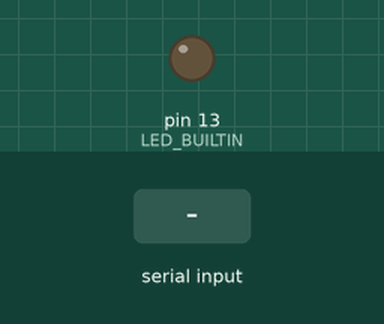
The sketch below on a simulated Arduino Uno, built with avr-gcc and run on an emulated ATmega328P. On the bench: output pins drawn as LEDs (lit = HIGH). The test bench sets the inputs (shaded band). What the sketch prints to the serial monitor is not drawn.

Above: at 1.2 s.
1.3 s: "1" received over Serial
At 2.2 s:
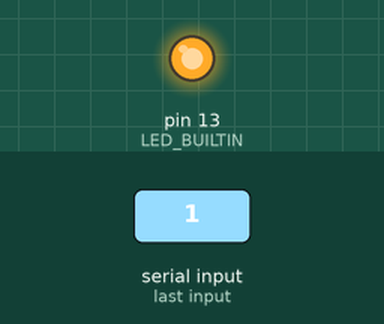
Timing chart, 0 to 4.3 s (numbered marks = the images above; inputs shaded):
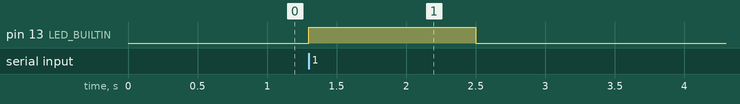

Measured:
- after the input at 1.3 s, pin 13 (LED_BUILTIN): LOW → HIGH at once, → LOW 1.2 s later

The sketch:

TwoWayClass.ino
```cpp
bool sendData = false;
int i = 0;

String str_Start = "<START>";
String str_Stop = "<STOP>";
String str_Data1 = "<DATA: ";
String str_Data2 = ">";

unsigned long t_ms = 0;
unsigned long t_old = 0;
unsigned long t_interval = 500;

void setup() {
  // Start Serial Communication
  Serial.begin(9600);

  // Initialize built in LED
  pinMode(LED_BUILTIN, OUTPUT);
  digitalWrite(LED_BUILTIN, LOW);

  // Send Ready Message
  Serial.println("<Arduino: Ready>");

}

void loop() {
  // Update time
  t_ms = millis();

  if (sendData == false) {
    // Check if data is available and read it
    Serial.println("Waiting for Serial.");
    while (!Serial.available()) {};
  }

  if (Serial.available()) {
    digitalWrite(LED_BUILTIN, HIGH);
    delay(200);
    String input = Serial.readString();
    if (input == str_Start) { // Check for start signal
      sendData = true;
      digitalWrite(LED_BUILTIN, HIGH);
    }
    else if (input == str_Stop) { // Check for stop signal
      sendData = false;
      digitalWrite(LED_BUILTIN, LOW);
    }
    else {  // Throw error for others
      sendData = false;
      digitalWrite(LED_BUILTIN, LOW);
      Serial.print("<ERROR: Received bad command '");
      Serial.print(input);
      Serial.println("'>");
    }
  }

  if(t_ms-t_old > t_interval) {
    t_old = t_ms;
    if(sendData) {
      i++;
      String data = str_Data1 + String(i) + str_Data2;
      Serial.println(data);
    }
  }

}
```
